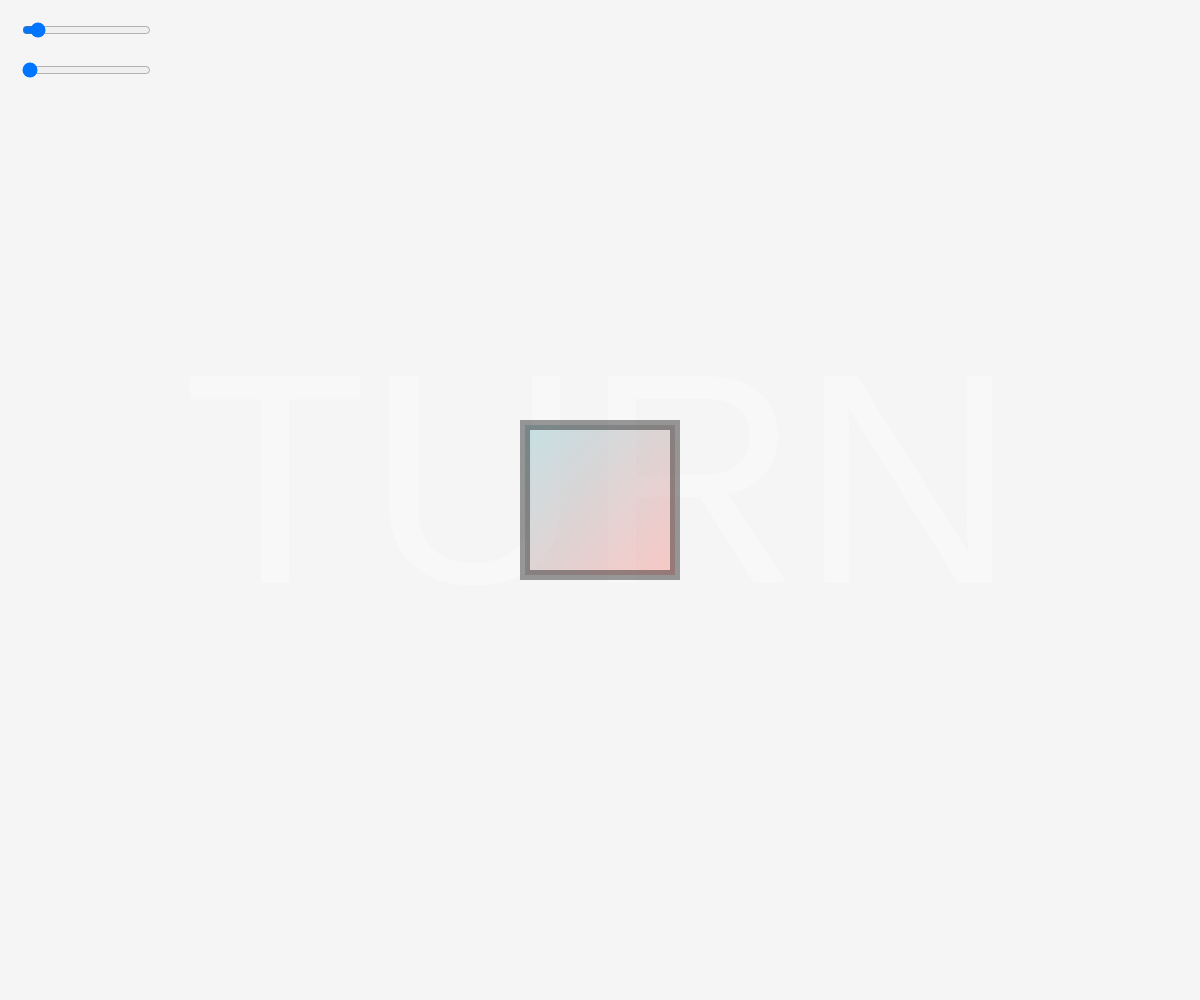
Frame 1 (no input)
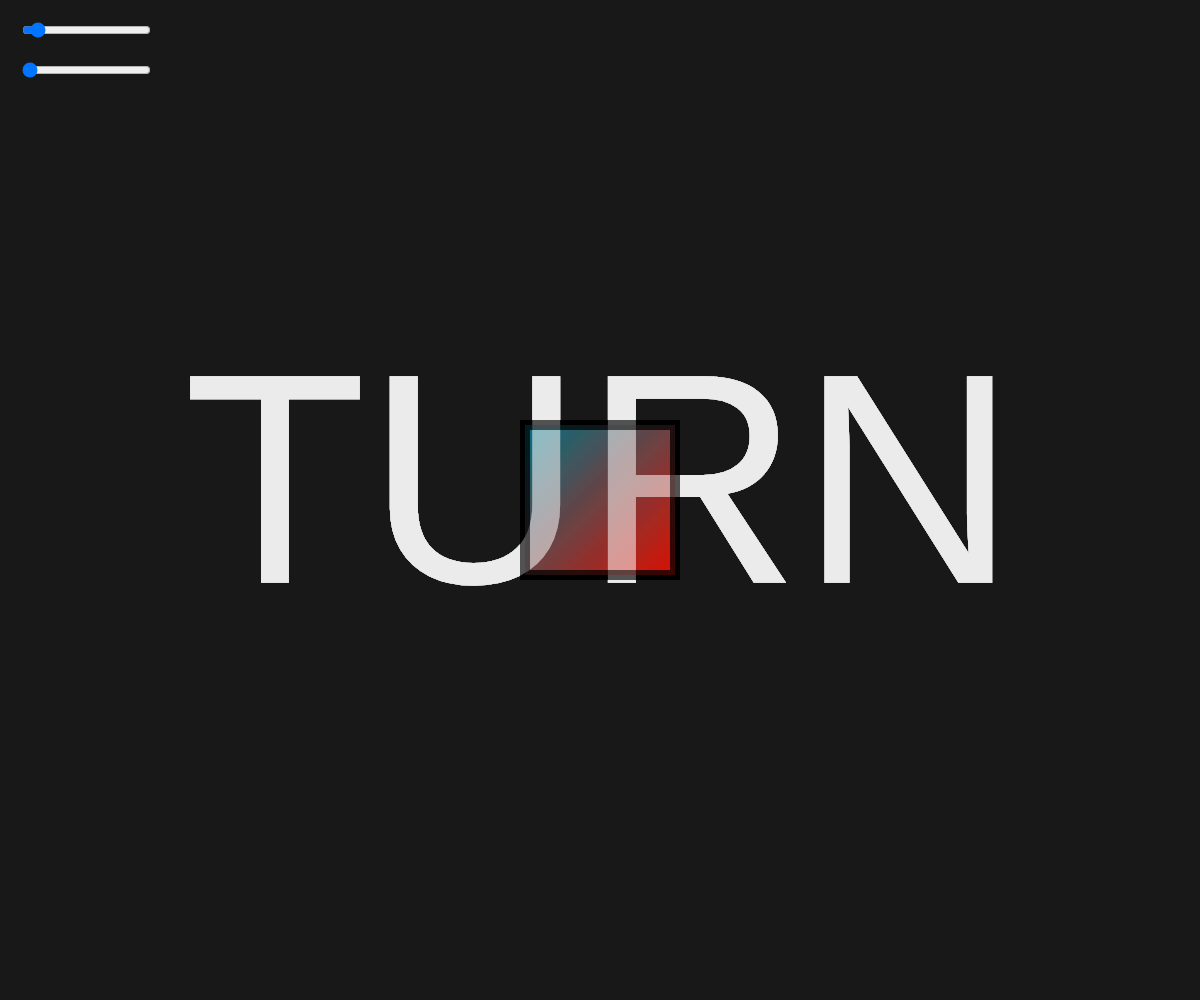
Frame 60 (no input)
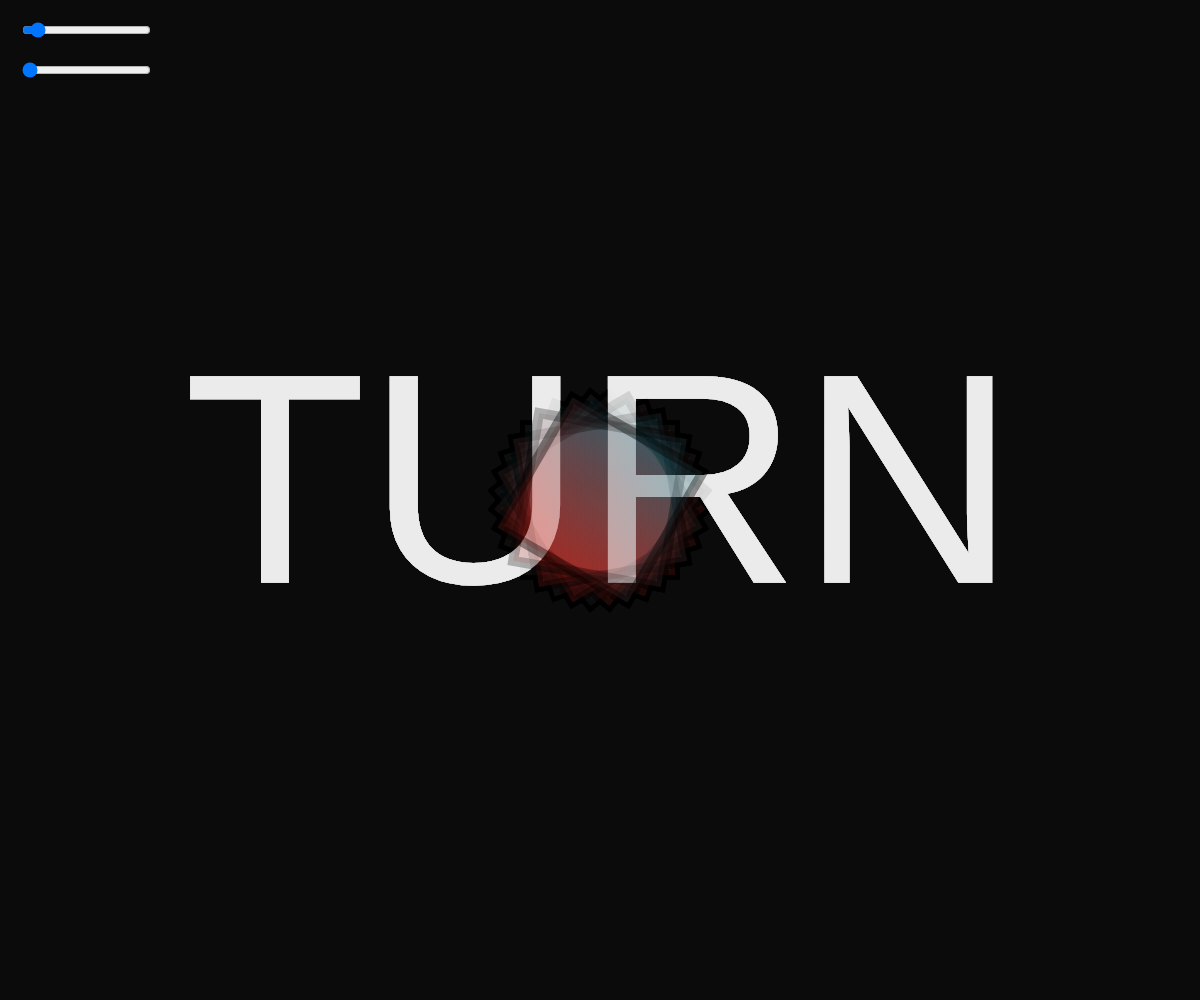
Frame 120 (the mouse pressed at the canvas centre since frame 60)

The p5.js sketch that drew these frames (run headless with seeded random() and noise() and a simulated clock; from frame 60 on, the mouse is pressed at the canvas centre):

// p5.js sketch
// ── sketch.js
let groesseSlider;
let textRotationSlider;
let winkel = 0; // Startwinkel für Quadrat

function setup() {
  createCanvas(windowWidth, windowHeight);
  rectMode(CENTER);
  angleMode(DEGREES);
  textAlign(CENTER, CENTER);

  // Slider für Quadratsgrösse
  groesseSlider = createSlider(50, max(windowWidth, windowHeight) * 1.2, 150);
  groesseSlider.position(20, 20);


  // Slider Text-Drehung
  textRotationSlider = createSlider(0, 360, 0);
  textRotationSlider.position(20, 60);
 
}

function draw() {
  background(10, 10, 10, 10);

  // Drehgeschwindigkeit
  let maxDist = dist(width / 2, height / 2, 0, 0);
  let aktuelleDist = dist(mouseX, mouseY, width / 2, height / 2);

  let speedFactor = map(aktuelleDist, 0, maxDist, 20, 0);
  winkel += speedFactor;

  // Text TURN 
  push();
  translate(width / 2, height / 2);
  rotate(-textRotationSlider.value());
  fill(255, 255, 255, 80);
  noStroke();
  textSize(width / 4);
  text('TURN', 0, 0);
  pop();

  // Quadrat
  let groesse = groesseSlider.value();

  // Farbverlauf
  let verlauf = drawingContext.createLinearGradient(-groesse / 2, -groesse / 2, groesse / 2, groesse / 2);
  verlauf.addColorStop(0, 'rgba(0, 130, 150, 0.2)');
  verlauf.addColorStop(1, 'rgba(255, 17, 0, 0.2)');
  drawingContext.fillStyle = verlauf;

  stroke(0, 0, 0, 100);
  strokeWeight(10);

  push();
  translate(width / 2, height / 2);
  rotate(winkel);
  rect(0, 0, groesse, groesse);
  pop();
}
